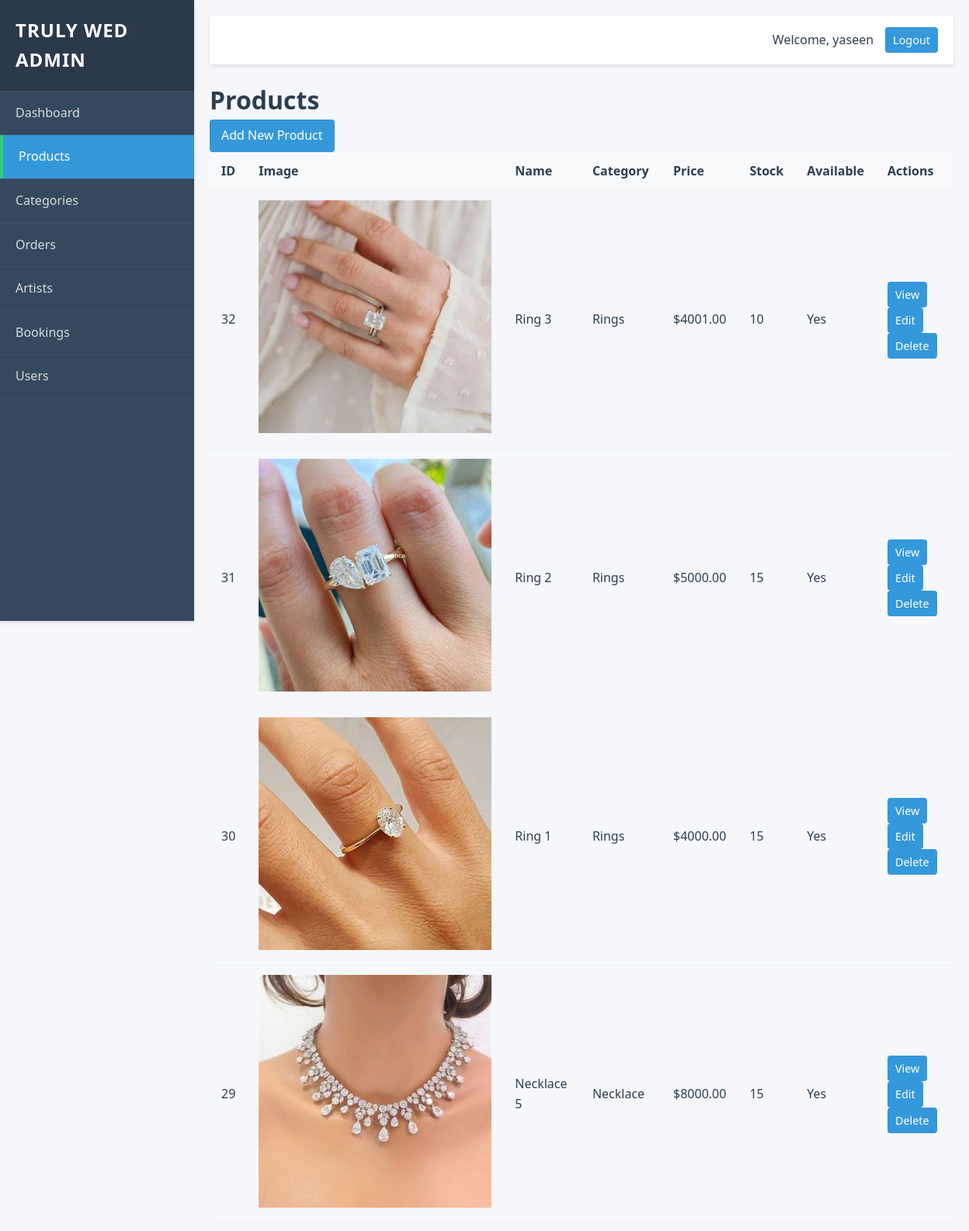
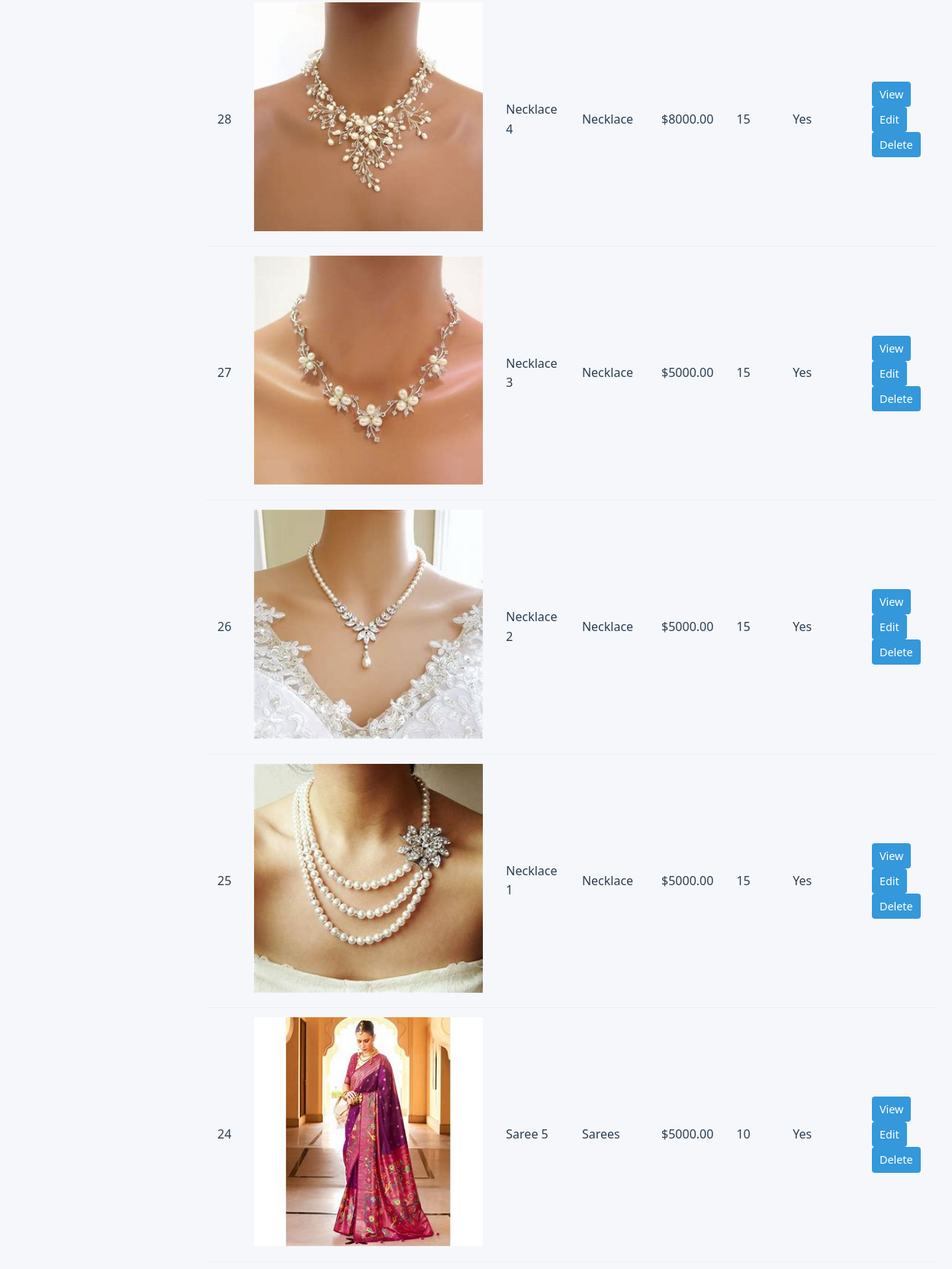
The page /admin_dashboard/products/ (signed in, upper part) on the database its author committed (2 pictures, top to bottom).
### shop/models.py (models this page shows, shortened)
class Product(models.Model):
    category = models.ForeignKey(Category, related_name='products', on_delete=models.CASCADE)
    name = models.CharField(max_length=200)
    slug = models.SlugField(unique=True)
    image = models.ImageField(upload_to='products/', blank=True)
    description = models.TextField()
    price = models.DecimalField(max_digits=10, decimal_places=2)
    stock = models.PositiveIntegerField()
    available = models.BooleanField(default=True)
    created = models.DateTimeField(auto_now_add=True)
    updated = models.DateTimeField(auto_now=True)
    class Meta:
        ordering = ('name',)

class Category(models.Model):
    name = models.CharField(max_length=100)
    slug = models.SlugField(unique=True)
    class Meta:
        verbose_name_plural = 'Categories'

### admin_dashboard/views.py (the view)
# urls.py: path('products/', views.product_list, name='product_list'),
@user_passes_test(is_admin)
def product_list(request):
    products = Product.objects.all().order_by('-created')
    return render(request, 'admin_dashboard/product_list.html', {'products': products})

### admin_dashboard/views.py (called while the page is built)
def is_admin(user):
    return user.is_authenticated and user.is_staff

### admin_dashboard/templates/admin_dashboard/product_list.html (shortened to what this page needs)
{% extends "admin_dashboard/base.html" %}
{% block content %}
<div class="products-list">
    <div class="page-header">
        <h1>Products</h1>
        <a href="{% url 'admin_dashboard:product_create' %}" class="btn btn-primary">Add New Product</a>
    </div>
    <table class="data-table">
        <thead>
            <tr>
                <th>ID</th>
                <th>Image</th>
                <th>Name</th>
                <th>Category</th>
                <th>Price</th>
                <th>Stock</th>
                <th>Available</th>
                <th>Actions</th>
            </tr>
        </thead>
        <tbody>
        {% for product in products %}
            <tr>
                <td>{{ product.id }}</td>
                <td>
                    {% if product.image %}
                        <img src="{{ product.image.url }}" alt="{{ product.name }}" class="thumbnail" style=" height:300px; width:300px;">
                    {% else %}
                        <div class="no-image">No Image</div>
                    {% endif %}
                </td>
                <td>{{ product.name }}</td>
                <td>{{ product.category.name }}</td>
                <td>${{ product.price|floatformat:2 }}</td>
                <td>{{ product.stock }}</td>
                <td>
                    <span class="status-badge status-{% if product.available %}available{% else %}unavailable{% endif %}">
                        {% if product.available %}Yes{% else %}No{% endif %}
                    </span>
                </td>
                <td class="actions">
                    <a href="{% url 'admin_dashboard:product_detail' product.id %}" class="btn btn-sm">View</a>
                    <a href="{% url 'admin_dashboard:product_edit' product.id %}" class="btn btn-sm btn-edit">Edit</a>
                    <a href="{% url 'admin_dashboard:product_delete' product.id %}" class="btn btn-sm btn-delete">Delete</a>
                </td>
            </tr>
        {% empty %}
            <tr><td colspan="8">No products available</td></tr>
        {% endfor %}
        </tbody>
    </table>
</div>
{% endblock %}

### admin_dashboard/templates/admin_dashboard/base.html (shortened to what this page needs)
<!DOCTYPE html>
{% load static%}
<html lang="en">
<head>
    <link rel="stylesheet" href="{% static 'admin_dashboard/css/styles.css' %}">
</head>
<body>
    <div class="admin-container">
        <aside class="sidebar">
            <div class="sidebar-header">
                <h1> Truly Wed Admin</h1>
            </div>
            <nav class="sidebar-nav">
                <ul>
                    <li>
                        <a href="{% url 'admin_dashboard:admin_dashboard' %}"
                           class="{% if request.resolver_match.url_name == 'admin_dashboard' %}active{% endif %}">
                            Dashboard
                        </a>
                    </li>
                    <li>
                        <a href="{% url 'admin_dashboard:product_list' %}"
                           class="{% if 'product' in request.resolver_match.url_name %}active{% endif %}">
                            Products
                        </a>
                    </li>
                    <li>
                        <a href="{% url 'admin_dashboard:category_list' %}"
                           class="{% if 'category' in request.resolver_match.url_name %}active{% endif %}">
                            Categories
                        </a>
                    </li>
                    <li>
                        <a href="{% url 'admin_dashboard:order_list' %}"
                           class="{% if 'order' in request.resolver_match.url_name %}active{% endif %}">
                            Orders
                        </a>
                    </li>
                    <li>
                        <a href="{% url 'admin_dashboard:artist_list' %}"
                           class="{% if 'artist' in request.resolver_match.url_name %}active{% endif %}">
                            Artists
                        </a>
                    </li>
                    <li>
                        <a href="{% url 'admin_dashboard:booking_list' %}"
                           class="{% if 'booking' in request.resolver_match.url_name %}active{% endif %}">
                            Bookings
                        </a>
                    </li>
                    <li>
                        <a href="{% url 'admin_dashboard:user_list' %}"
                           class="{% if 'user' in request.resolver_match.url_name %}active{% endif %}">
                            Users
                        </a>
                    </li>
                </ul>
            </nav>
        </aside>
        <main class="main-content">
            <header class="main-header">
                <div class="user-info">
                    <span>Welcome, {{ request.user.get_full_name|default:request.user.username }}</span>
                    <a href="{% url 'admin_dashboard:logout' %}" class="btn btn-sm">Logout</a>
                </div>
            </header>
            {% block content %}{% endblock %}
        </main>
    </div>
</body>
</html>

### admin_dashboard/static/admin_dashboard/css/styles.css (style rules this page uses)
* { margin: 0; padding: 0; box-sizing: border-box; }
:root { --primary-color: #3498db; --primary-dark: #2980b9; --accent-color: #2ecc71; --dark-color: #34495e; --light-color: #ecf0f1; --danger-color: #e74c3c; --warning-color: #f39c12; --success-color: #27ae60; --info-color: #3498db; --text-color: #2c3e50; --border-radius: 4px; --shadow: 0 2px 5px rgba(0, 0, 0, 0.1); --transition: all 0.3s ease; }
body { font-family: 'Segoe UI', Tahoma, Geneva, Verdana, sans-serif; line-height: 1.6; color: var(--text-color); background-color: #f5f7fa; min-height: 100vh; }
.admin-container { display: flex; min-height: 100vh; }
.sidebar { width: 250px; background-color: var(--dark-color); color: white; box-shadow: var(--shadow); transition: var(--transition); position: fixed; height: 100vh; overflow-y: auto; z-index: 1000; }
.sidebar-header { padding: 20px; background-color: rgba(0, 0, 0, 0.2); border-bottom: 1px solid rgba(255, 255, 255, 0.1); }
.sidebar-header h1 { font-size: 1.5rem; font-weight: 600; text-transform: uppercase; letter-spacing: 1px; }
.sidebar-nav ul { list-style: none; }
.sidebar-nav li { border-bottom: 1px solid rgba(255, 255, 255, 0.05); }
.sidebar-nav a { display: block; padding: 15px 20px; color: rgba(255, 255, 255, 0.8); text-decoration: none; transition: var(--transition); }
.sidebar-nav a.active { background-color: var(--primary-color); color: white; border-left: 4px solid var(--accent-color); }
.main-content { flex: 1; margin-left: 250px; padding: 20px; transition: var(--transition); }
.main-header { background-color: white; padding: 15px 20px; box-shadow: var(--shadow); margin-bottom: 20px; border-radius: var(--border-radius); display: flex; justify-content: flex-end; align-items: center; }
.user-info { display: flex; align-items: center; gap: 15px; }
.user-info span { font-weight: 500; }
.btn { display: inline-block; padding: 8px 15px; background-color: var(--primary-color); color: white; border: none; border-radius: var(--border-radius); cursor: pointer; text-decoration: none; transition: var(--transition); }
.btn-sm { padding: 5px 10px; font-size: 0.9rem; }
table { width: 100%; border-collapse: collapse; margin-bottom: 20px; }
th, td { padding: 12px 15px; text-align: left; border-bottom: 1px solid var(--light-color); }
th { background-color: #f8f9fa; font-weight: 600; }

### rows shown on the page
Product: id "32", image (picture), name "Ring 3", category.name "Rings", price "4001.00", stock "10", available "Yes"
Product: id "31", image (picture), name "Ring 2", category.name "Rings", price "5000.00", stock "15", available "Yes"
Product: id "30", image (picture), name "Ring 1", category.name "Rings", price "4000.00", stock "15", available "Yes"
Product: id "29", image (picture), name "Necklace 5", category.name "Necklace", price "8000.00", stock "15", available "Yes"
Product: id "28", image (picture), name "Necklace 4", category.name "Necklace", price "8000.00", stock "15", available "Yes"
Product: id "27", image (picture), name "Necklace 3", category.name "Necklace", price "5000.00", stock "15", available "Yes"
Product: id "26", image (picture), name "Necklace 2", category.name "Necklace", price "5000.00", stock "15", available "Yes"
Product: id "25", image (picture), name "Necklace 1", category.name "Necklace", price "5000.00", stock "15", available "Yes"
Product: id "24", image (picture), name "Saree 5", category.name "Sarees", price "5000.00", stock "10", available "Yes"

### other values the page prints
{{ request.user.get_full_name|default:request.user.username }} "yaseen"
